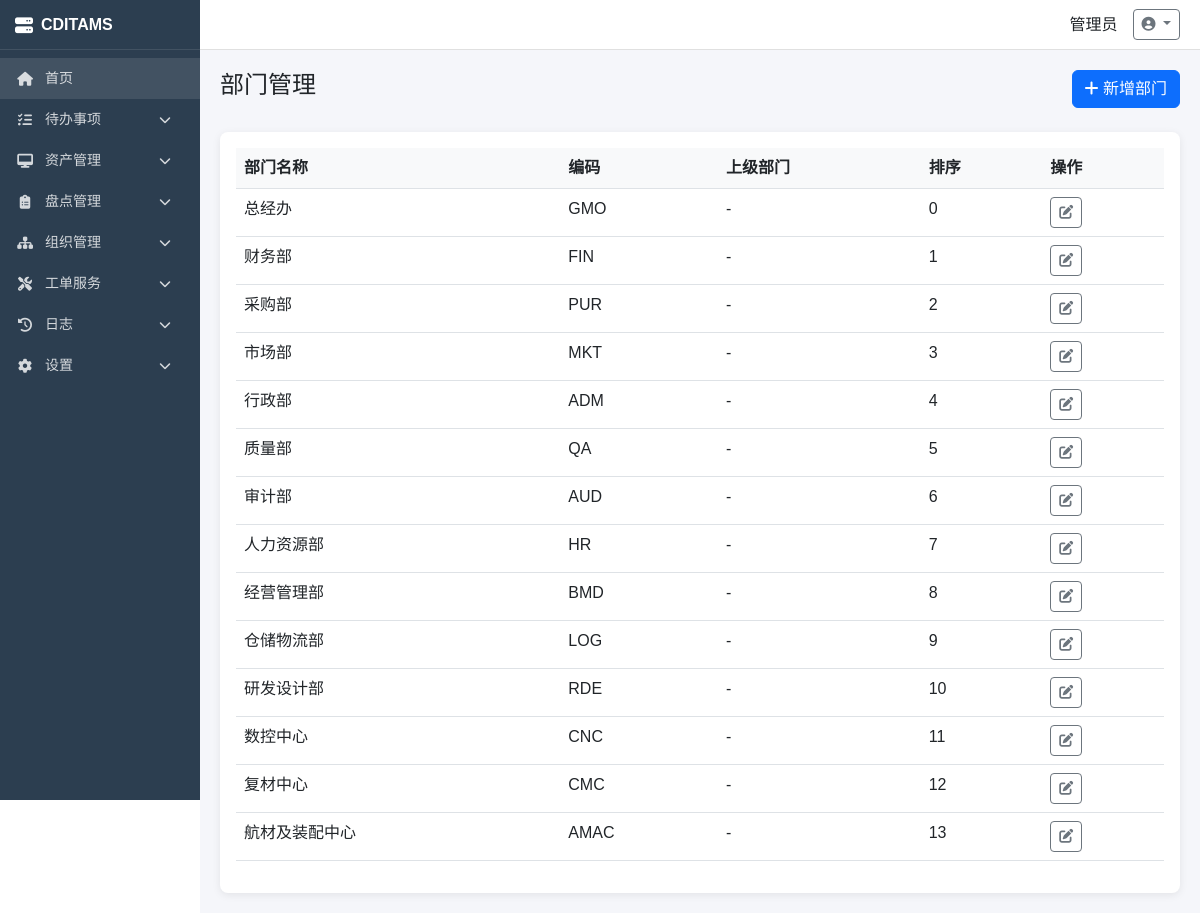
Screenshot of /departments/ (signed in) with the database file from the repository.
### apps/settings/models.py (models this page shows, shortened)
class SystemConfig(models.Model):
    TYPE_CHOICES = [
        ('string', '字符串'),
        ('int', '整数'),
        ('boolean', '布尔值'),
        ('json', 'JSON'),
        ('select', '下拉选择'),
    ]
    GROUP_CHOICES = [
        ('basic', '基础设置'),
        ('security', '安全设置'),
        ('asset', '资产设置'),
        ('model', '模型设置'),
    ]
    config_key = models.CharField(max_length=64, unique=True, verbose_name='配置键')
    config_value = models.TextField(blank=True, verbose_name='配置值')
    value_type = models.CharField(max_length=16, choices=TYPE_CHOICES, default='string', verbose_name='值类型')
    config_group = models.CharField(max_length=32, choices=GROUP_CHOICES, default='basic', verbose_name='配置分组')
    description = models.CharField(max_length=256, blank=True, verbose_name='说明')
    options = models.TextField(blank=True, verbose_name='选项(JSON)')
    is_system = models.BooleanField(default=False, verbose_name='系统级配置')
    sort = models.IntegerField(default=0, verbose_name='排序')
    created_at = models.DateTimeField(auto_now_add=True, verbose_name='创建时间')
    updated_at = models.DateTimeField(auto_now=True, verbose_name='更新时间')
    class Meta:
        db_table = 'system_configs'
        verbose_name = '系统配置'
        verbose_name_plural = '系统配置'
        ordering = ['config_group', 'sort', 'id']

### apps/accounts/models.py (models this page shows, shortened)
class User(AbstractUser):
    GENDER_CHOICES = [('male', '男'), ('female', '女')]
    emp_no = models.CharField(max_length=32, unique=True, verbose_name='工号')
    realname = models.CharField(max_length=64, verbose_name='姓名')
    gender = models.CharField(max_length=10, choices=GENDER_CHOICES, blank=True, verbose_name='性别')
    email = models.EmailField(blank=True, verbose_name='邮箱')
    phone = models.CharField(max_length=20, blank=True, verbose_name='电话')
    department = models.ForeignKey(Department, on_delete=models.SET_NULL, null=True, blank=True, related_name='users', verbose_name='所属部门')
    role = models.ForeignKey('Role', on_delete=models.SET_NULL, null=True, blank=True, related_name='users', verbose_name='所属角色')
    avatar = models.ImageField(upload_to='avatars/', blank=True, verbose_name='头像')
    is_active = models.BooleanField(default=True, verbose_name='是否启用')
    created_at = models.DateTimeField(auto_now_add=True, verbose_name='创建时间')
    updated_at = models.DateTimeField(auto_now=True, verbose_name='更新时间')
    class Meta:
        db_table = 'users'
        verbose_name = '用户'
        verbose_name_plural = '用户'
        ordering = ['emp_no']

class Department(models.Model):
    name = models.CharField(max_length=64, verbose_name='部门名称')
    code = models.CharField(max_length=32, unique=True, verbose_name='部门编码')
    parent = models.ForeignKey('self', on_delete=models.CASCADE, null=True, blank=True, related_name='children', verbose_name='上级部门')
    description = models.TextField(blank=True, verbose_name='部门描述')
    sort = models.IntegerField(default=0, verbose_name='排序')
    created_at = models.DateTimeField(auto_now_add=True, verbose_name='创建时间')
    updated_at = models.DateTimeField(auto_now=True, verbose_name='更新时间')
    class Meta:
        db_table = 'departments'
        verbose_name = '部门'
        verbose_name_plural = '部门'
        ordering = ['sort', 'id']

### apps/accounts/views.py (the view)
# urls.py: path('departments/', views.department_list, name='department_list'),
@login_required
@permission_required('department')
def department_list(request):
    departments = Department.objects.filter(parent__isnull=True).prefetch_related('children')
    return render(request, 'accounts/department_list.html', {'departments': departments})

### apps/accounts/context_processors.py (called while the page is built, shortened)
def user_permissions(request):
    if hasattr(request, 'user_permissions'):
        return {
            'user_permissions': request.user_permissions,
            'user_perm_set': set(request.user_permissions),
        }

### templates/accounts/department_list.html (shortened to what this page needs)
{% extends 'base.html' %}
{% block content %}
<div class="d-flex justify-content-between align-items-center mb-4">
<h4>部门管理</h4>
{% if 'department_create' in user_perm_set %}
<a href="{% url 'department_create' %}" class="btn btn-primary"><i class="fas fa-plus"></i> 新增部门</a>
{% endif %}
</div>
<div class="card"><div class="card-body">
<table class="table"><thead><tr><th>部门名称</th><th>编码</th><th>上级部门</th><th>排序</th><th>操作</th></tr></thead>
<tbody>{% for d in departments %}<tr><td>{{ d.name }}</td><td>{{ d.code }}</td><td>{{ d.parent.name|default:'-' }}</td><td>{{ d.sort }}</td>
<td>
{% if 'department_edit' in user_perm_set %}
<a href="{% url 'department_edit' d.id %}" class="btn btn-sm btn-outline-secondary"><i class="fas fa-edit"></i></a>
{% endif %}
</td></tr>{% empty %}<tr><td colspan="5" class="text-center">暂无部门</td></tr>{% endfor %}</tbody></table>
</div></div>{% endblock %}

### templates/base.html (shortened to what this page needs)
<!DOCTYPE html>
<html lang="zh-CN">
<head>
    <link href="https://cdn.bootcdn.net/ajax/libs/bootstrap/5.3.0/css/bootstrap.min.css" rel="stylesheet">
    <link href="https://cdn.bootcdn.net/ajax/libs/font-awesome/6.4.0/css/all.min.css" rel="stylesheet">
</head>
<body>
    {% if user.is_authenticated %}
    <div class="sidebar" id="sidebar">
        <div class="logo">
            <i class="fas fa-server"></i>
            <span>{{ system_short_name|default:'CDITAMS' }}</span>
        </div>
        <nav class="mt-2">
            <a href="{% url 'dashboard' %}" class="nav-link {% if request.path == '/dashboard/' %}active{% endif %}" style="background: rgba(255,255,255,0.1);">
                <i class="fas fa-home"></i>
                <span>首页</span>
            </a>
            {% if user.is_superuser or 'todo_module' in user_perm_set %}
            <div class="nav-item">
                <a class="nav-link" href="javascript:void(0)" data-bs-toggle="collapse" data-bs-target="#todoMenu">
                    <i class="fas fa-tasks"></i>
                    <span>待办事项</span>
                    <i class="fas fa-chevron-down ms-auto"></i>
                </a>
            </div>
            {% endif %}
            {% if user.is_superuser or 'asset' in user_perm_set %}
            <div class="nav-item">
                <a class="nav-link" href="javascript:void(0)" data-bs-toggle="collapse" data-bs-target="#assetMenu">
                    <i class="fas fa-desktop"></i>
                    <span>资产管理</span>
                    <i class="fas fa-chevron-down ms-auto"></i>
                </a>
            </div>
            {% endif %}
            {% if user.is_superuser or 'inventory' in user_perm_set %}
            <div class="nav-item">
                <a class="nav-link" href="javascript:void(0)" data-bs-toggle="collapse" data-bs-target="#inventoryMenu">
                    <i class="fas fa-clipboard-list"></i>
                    <span>盘点管理</span>
                    <i class="fas fa-chevron-down ms-auto"></i>
                </a>
            </div>
            {% endif %}
            {% if user.is_superuser or 'organization' in user_perm_set %}
            <div class="nav-item">
                <a class="nav-link" href="javascript:void(0)" data-bs-toggle="collapse" data-bs-target="#orgMenu">
                    <i class="fas fa-sitemap"></i>
                    <span>组织管理</span>
                    <i class="fas fa-chevron-down ms-auto"></i>
                </a>
            </div>
            {% endif %}
            {% if user.is_superuser or 'workorder' in user_perm_set %}
            <div class="nav-item">
                <a class="nav-link" href="javascript:void(0)" data-bs-toggle="collapse" data-bs-target="#workOrderMenu">
                    <i class="fas fa-tools"></i>
                    <span>工单服务</span>
                    <i class="fas fa-chevron-down ms-auto"></i>
                </a>
            </div>
            {% endif %}
            {% if user.is_superuser or 'log' in user_perm_set %}
            <div class="nav-item">
                <a class="nav-link" href="javascript:void(0)" data-bs-toggle="collapse" data-bs-target="#logMenu">
                    <i class="fas fa-history"></i>
                    <span>日志</span>
                    <i class="fas fa-chevron-down ms-auto"></i>
                </a>
            </div>
            {% endif %}
            {% if user.is_superuser or 'settings' in user_perm_set %}
            <div class="nav-item">
                <a class="nav-link" href="javascript:void(0)" data-bs-toggle="collapse" data-bs-target="#settingMenu">
                    <i class="fas fa-cog"></i>
                    <span>设置</span>
                    <i class="fas fa-chevron-down ms-auto"></i>
                </a>
            </div>
            {% endif %}
        </nav>
    </div>
    <div class="main-content" id="mainContent">
        <header class="header">
            <div class="user-menu ms-auto">
                <span>{{ user.realname }}</span>
                <div class="dropdown">
                    <a class="btn btn-sm btn-outline-secondary dropdown-toggle" href="#" role="button" data-bs-toggle="dropdown">
                        <i class="fas fa-user-circle"></i>
                    </a>
                </div>
            </div>
        </header>
        <main class="content">
            {% block content %}{% endblock %}
        </main>
    </div>
    {% else %}
    <main class="content">
        {% block login_content %}{% endblock %}
    </main>
    {% endif %}
</body>
</html>

### templates/base.html (style rules this page uses)
:root { --sidebar-width: 200px; --header-height: 50px; }
body { font-family: "Microsoft YaHei", Arial, sans-serif; }
.sidebar { width: var(--sidebar-width); position: fixed; top: 0; left: 0; height: 100vh; background: #2c3e50; z-index: 1050; overflow-x: hidden; overflow-y: auto; transition: transform 0.3s ease; }
.sidebar .logo { height: var(--header-height); display: flex; align-items: center; padding: 0 15px; color: #fff; font-size: 16px; font-weight: bold; border-bottom: 1px solid rgba(255,255,255,0.1); white-space: nowrap; }
.sidebar .logo i { margin-right: 8px; font-size: 18px; }
.sidebar .nav-item { display: block; }
.sidebar .nav-link { color: rgba(255,255,255,0.8); padding: 10px 15px; display: flex; align-items: center; text-decoration: none; transition: all 0.2s; font-size: 14px; }
.sidebar .nav-link i { width: 20px; margin-right: 10px; text-align: center; font-size: 14px; }
.sidebar .nav-link .fa-chevron-down { transition: transform 0.3s; font-size: 12px; }
.sidebar .nav-link span { white-space: nowrap; }
.main-content { margin-left: var(--sidebar-width); min-height: 100vh; background: #f5f6fa; }
.header { height: var(--header-height); background: #fff; border-bottom: 1px solid #e0e0e0; display: flex; align-items: center; justify-content: space-between; padding: 0 20px; position: sticky; top: 0; z-index: 1000; }
.header .user-menu { display: flex; align-items: center; gap: 15px; }
.content { padding: 20px; }
.card { border: none; border-radius: 8px; box-shadow: 0 2px 8px rgba(0,0,0,0.08); }
.table th { font-weight: 600; background: #f8f9fa; }

### rows the page displays
SystemConfig: config_value "CDITAMS"
User: realname "管理员"
Department: name "总经办", code "GMO", parent.name "-", sort "0"
Department: name "财务部", code "FIN", parent.name "-", sort "1"
Department: name "采购部", code "PUR", parent.name "-", sort "2"
Department: name "市场部", code "MKT", parent.name "-", sort "3"
Department: name "行政部", code "ADM", parent.name "-", sort "4"
Department: name "质量部", code "QA", parent.name "-", sort "5"
Department: name "审计部", code "AUD", parent.name "-", sort "6"
Department: name "人力资源部", code "HR", parent.name "-", sort "7"
Department: name "经营管理部", code "BMD", parent.name "-", sort "8"
Department: name "仓储物流部", code "LOG", parent.name "-", sort "9"
Department: name "研发设计部", code "RDE", parent.name "-", sort "10"
Department: name "数控中心", code "CNC", parent.name "-", sort "11"
Department: name "复材中心", code "CMC", parent.name "-", sort "12"
Department: name "航材及装配中心", code "AMAC", parent.name "-", sort "13"
